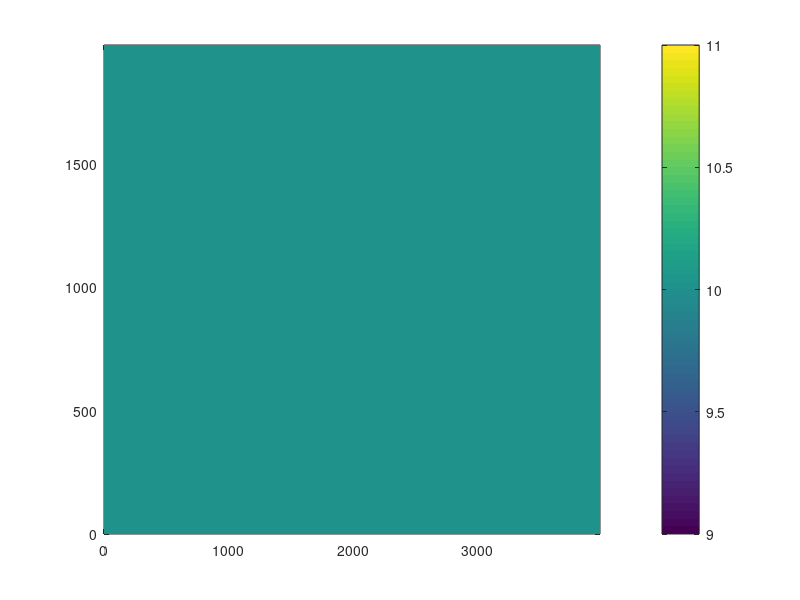

This chart was generated by the following MATLAB code: (Note: this script raises an error after producing the figure.)
clear all

m=200;
n=100;
dx=20.0;
x=[0:m-1]*dx;
y=(0:n-1)*dx;
dep=zeros([n,m]);
dep(:,:)=10.0;

dep_shallow=10.0;
dep_deep=10.0;

for j=1:n
    for i=1:m
     dep(j,i)=dep_deep-(dep_deep-dep_shallow)*(j-1.)/(n-1.0);
    end
end

pcolor(x,y,dep),shading flat
colorbar
save -ASCII dep_coarse.txt dep